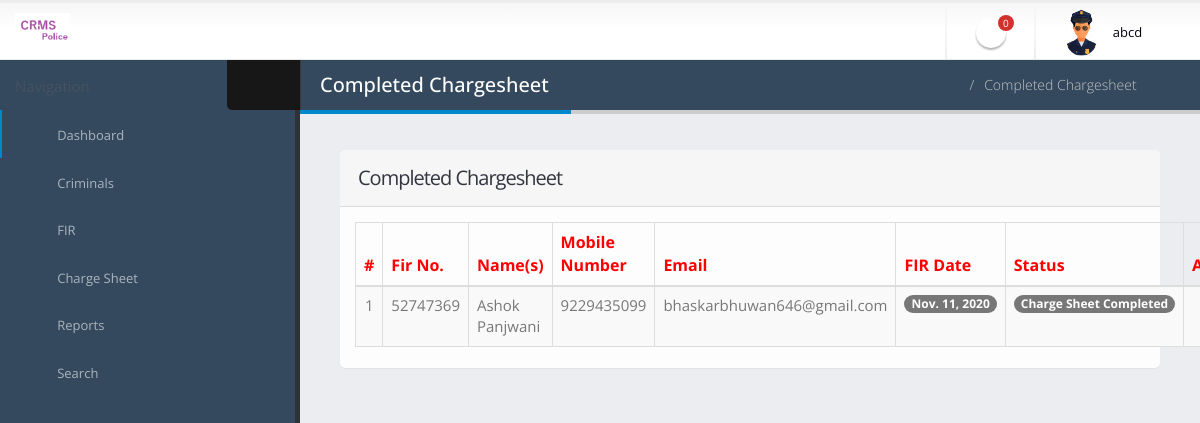
The app's page /completed_chargesheet (signed in) with its own data.
### crimerecord/models.py (models this page shows, shortened)
class Fir(models.Model):
    firno = models.CharField(max_length=20, blank=True)
    userid = models.ForeignKey(User, on_delete=models.CASCADE, null=True, blank=True)
    policestationid = models.ForeignKey(PoliceStation, on_delete=models.CASCADE, null=True, blank=True)
    crimetype = models.ForeignKey(Category, on_delete=models.CASCADE, null=True, blank=True)
    nameaccused = models.CharField(max_length=150, blank=True)
    nameapplicants = models.CharField(max_length=150, blank=True)
    parentageapplicant = models.CharField(max_length=100, blank=True)
    contactno = models.CharField(max_length=15, null=True, blank=True)
    address = models.CharField(max_length=300, blank=True)
    relationaccused = models.CharField(max_length=100, null=True, blank=True)
    purposeoffir = models.CharField(max_length=200, blank=True)
    dateoffir = models.DateField(blank=True)
    remark = models.CharField(max_length=200,null=True, blank=True)
    status = models.CharField(max_length=20,null=True, blank=True)
    remarkdate = models.DateField(null=True, blank=True)
    sectionoflaw = models.CharField(max_length=150,null=True, blank=True)
    investigationofficer = models.CharField(max_length=100,null=True, blank=True)
    investigationdetail = models.CharField(max_length=300,null=True, blank=True)
    chargesheetdate = models.DateField(null=True, blank=True)

### crimerecord/views.py (the view)
# urls.py: path('completed_chargesheet',completed_chargesheet,name='completed_chargesheet'),
def completed_chargesheet(request):
    if not request.user.is_authenticated:
        return redirect('police_login')
    userid = User.objects.get(id=request.user.id)
    policeid = Police.objects.get(user=userid)
    newfir = Fir.objects.filter(policestationid=policeid.policestationid, status=None)
    newfircount = Fir.objects.filter(policestationid=policeid.policestationid, status=None).count()
    fir = Fir.objects.filter(policestationid=policeid.policestationid,status="Charge Sheet Completed")
    d = {'fir':fir,'newfir':newfir,'newfircount':newfircount}
    return render(request,'completed_chargesheet.html',d)

### crimerecord/templates/completed_chargesheet.html (shortened to what this page needs)
{% load static %}
{% block body %}
<html class="fixed">
	<head>
		<link rel="stylesheet" href="{% static 'police/assets/vendor/bootstrap/css/bootstrap.css' %}" />
		<link rel="stylesheet" href="{% static 'police/assets/vendor/font-awesome/css/font-awesome.css' %}" />
		<link rel="stylesheet" href="{% static 'police/assets/vendor/magnific-popup/magnific-popup.css' %}" />
		<link rel="stylesheet" href="{% static 'police/assets/vendor/bootstrap-datepicker/css/datepicker3.css' %}" />
		<link rel="stylesheet" href="{% static 'police/assets/vendor/select2/select2.css' %}"/>
		<link rel="stylesheet" href="{% static 'police/assets/vendor/jquery-datatables-bs3/assets/css/datatables.css' %}"/>
		<link rel="stylesheet" href="{% static 'police/assets/stylesheets/theme.css' %}" />
		<link rel="stylesheet" href="{% static 'police/assets/stylesheets/skins/default.css' %}" />
		<link rel="stylesheet" href="{% static 'police/assets/stylesheets/theme-custom.css' %}">
	</head>
	<body>
		<section class="body">
			{% include 'headerpolice.html' %}
			<div class="inner-wrapper">
				{% include 'sidebarpolice.html' %}
				<section role="main" class="content-body">
					<header class="page-header">
						<h2>Completed Chargesheet</h2>
						<div class="right-wrapper pull-right">
							<ol class="breadcrumbs">
								<li>
									<a href="{% url 'police_home' %}">
										<i class="fa fa-home"></i>
									</a>
								</li>
								<li><span>Completed Chargesheet</span></li>
							</ol>
							<a class="sidebar-right-toggle" data-open="sidebar-right"><i class="fa fa-chevron-left"></i></a>
						</div>
					</header>
						<section class="panel">
							<header class="panel-heading">
								<div class="panel-actions">
									<a href="#" class="fa fa-caret-down"></a>
									<a href="#" class="fa fa-times"></a>
								</div>
								<h2 class="panel-title">Completed Chargesheet</h2>
							</header>
							<div class="panel-body">
								 <table class="table table-bordered table-striped table-vcenter js-dataTable-full-pagination">
                                <thead style="color: red;font-size: 16px">
                                    <tr>
                                        <th class="text-center">#</th>
                                        <th>Fir No.</th>
                                        <th class="d-none d-sm-table-cell">Name(s)</th>
                                        <th class="d-none d-sm-table-cell">Mobile Number</th>
                                        <th class="d-none d-sm-table-cell">Email</th>
                                        <th class="d-none d-sm-table-cell">FIR Date</th>
                                        <th class="d-none d-sm-table-cell">Status</th>
                                        <th class="d-none d-sm-table-cell" style="width: 15%;">Action</th>
                                       </tr>
                                </thead>
                                <tbody>
                                   {% for i in fir %}
                                    <tr style="font-size: 15px">
                                         <td class="text-center">{{forloop.counter}}</td>
                                        <td class="font-w600">{{i.firno}}</td>
                                        <td class="font-w600">{{i.userid.first_name}}</td>
                                        <td class="font-w600">{{i.userid.last_name}}</td>
                                        <td class="font-w600">{{i.userid.username}}</td>
                                        <td class="font-w600">
                                            <span class="badge badge-primary">{{i.dateoffir}}</span>
                                        </td>
                                       {% if i.status == None %}
                     <td class="font-w600">Not Updated Yet</td>
                                        {% else %}
                                        <td class="d-none d-sm-table-cell">
                                           <span class="badge badge-primary">{{i.status}}</span>
                                        </td>
                                                                                   {% endif %}
                                         <td class="d-none d-sm-table-cell"><a href="{% url 'fill_chargesheetdetails' i.id %}"><i class="fa fa-eye" aria-hidden="true"></i></td>
                                    </tr>
                                     {% endfor %}
                                </tbody>
                            </table>
							</div>
						</section>
				</section>
			</div>
		</section>
	</body>
</html>
{% endblock %}

### crimerecord/templates/headerpolice.html (shortened to what this page needs)
{% load static %}
<header class="header">
                <div class="logo-container">
                    <a href="{% url 'police_home' %}" class="logo">
                        <img src="{% static 'police/assets/images/logo5.png' %}" height="35" />
                    </a>
                </div>
                <div class="header-right">
                    <span class="separator"></span>
                    <ul class="notifications">
                        <li>
                            <a href="#" class="dropdown-toggle notification-icon" data-toggle="dropdown">
                                <i class="fa fa-bell"></i>
                                <span class="badge">{{newfircount}}</span>
                            </a>
                        </li>
                    </ul>
                    <span class="separator"></span>
                    <div id="userbox" class="userbox">
                        <a href="#" data-toggle="dropdown">
                            <figure class="profile-picture">
                                <img src="{% static 'police/assets/images/police.png' %}" alt="Profile Pic" class="img-circle" data-lock-picture="{% static 'police/assets/images/police.png' %}" />
                            </figure>
                            <div class="profile-info" >
                                <span class="name">{{request.user.first_name}}</span>
                            </div>
                            <i class="fa custom-caret"></i>
                        </a>
                    </div>
                </div>
            </header>

### crimerecord/static/police/assets/stylesheets/skins/default.css (style rules this page uses)
a, .btn-link { color: #0088cc; }
.page-header h2 { border-bottom-color: #0088cc; }
.notifications .notification-menu:before, .notifications .notification-icon:before { border-bottom-color: #0088cc; }

### records on screen
Fir: firno "52747369", userid.first_name "Ashok Panjwani", userid.last_name "9229435099", userid.username "bhaskarbhuwan646@gmail.com", dateoffir "Nov. 11, 2020", status "Charge Sheet Completed"

### other values on screen
{{ newfircount }} "0"
{{ request.user.first_name }} "abcd"
